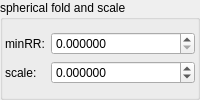
    <widget class="QGroupBox" name="groupBox_2">
     <property name="title">
      <string>spherical fold and scale</string>
     </property>
     <layout class="QVBoxLayout" name="verticalLayout_4">
      <property name="leftMargin">
       <number>2</number>
      </property>
      <property name="topMargin">
       <number>2</number>
      </property>
      <property name="rightMargin">
       <number>2</number>
      </property>
      <property name="bottomMargin">
       <number>2</number>
      </property>
      <item>
       <layout class="QGridLayout" name="gridLayout" columnstretch="0,1">
        <item row="0" column="0">
         <widget class="QLabel" name="label_167">
          <property name="text">
           <string>minRR:</string>
          </property>
         </widget>
        </item>
        <item row="0" column="1">
         <widget class="MyDoubleSpinBox" name="spinbox_transf_minimum_radius_05">
          <property name="sizePolicy">
           <sizepolicy hsizetype="Minimum" vsizetype="Maximum">
            <horstretch>0</horstretch>
            <verstretch>0</verstretch>
           </sizepolicy>
          </property>
          <property name="prefix">
           <string/>
          </property>
          <property name="suffix">
           <string/>
          </property>
          <property name="decimals">
           <number>6</number>
          </property>
          <property name="minimum">
           <double>0.000000000000000</double>
          </property>
          <property name="maximum">
           <double>99.989999999999995</double>
          </property>
          <property name="singleStep">
           <double>0.100000000000000</double>
          </property>
         </widget>
        </item>
        <item row="1" column="0">
         <widget class="QLabel" name="label_171">
          <property name="text">
           <string>scale:</string>
          </property>
         </widget>
        </item>
        <item row="1" column="1">
         <widget class="MyDoubleSpinBox" name="spinbox_transf_scale_015">
          <property name="sizePolicy">
           <sizepolicy hsizetype="Minimum" vsizetype="Maximum">
            <horstretch>0</horstretch>
            <verstretch>0</verstretch>
           </sizepolicy>
          </property>
          <property name="prefix">
           <string/>
          </property>
          <property name="suffix">
           <string/>
          </property>
          <property name="decimals">
           <number>6</number>
          </property>
          <property name="minimum">
           <double>-99.989999999999995</double>
          </property>
          <property name="maximum">
           <double>99.989999999999995</double>
          </property>
          <property name="singleStep">
           <double>0.100000000000000</double>
          </property>
         </widget>
        </item>
       </layout>
      </item>
     </layout>
    </widget>
